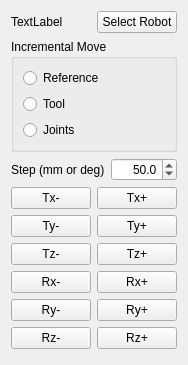
<?xml version="1.0" encoding="UTF-8"?>
<ui version="4.0">
 <class>FormRobotPilot</class>
 <widget class="QWidget" name="FormRobotPilot">
  <property name="geometry">
   <rect>
    <x>0</x>
    <y>0</y>
    <width>176</width>
    <height>360</height>
   </rect>
  </property>
  <property name="windowTitle">
   <string>Form</string>
  </property>
  <layout class="QVBoxLayout" name="verticalLayout_2">
   <item>
    <layout class="QHBoxLayout" name="horizontalLayout">
     <item>
      <widget class="QLabel" name="lblRobot">
       <property name="text">
        <string>TextLabel</string>
       </property>
      </widget>
     </item>
     <item>
      <widget class="QPushButton" name="btnSelectRobot">
       <property name="text">
        <string>Select Robot</string>
       </property>
      </widget>
     </item>
    </layout>
   </item>
   <item>
    <widget class="QGroupBox" name="groupBox_2">
     <property name="title">
      <string>Incremental Move</string>
     </property>
     <layout class="QVBoxLayout" name="verticalLayout">
      <item>
       <widget class="QRadioButton" name="radCartesianReference">
        <property name="text">
         <string>Reference</string>
        </property>
       </widget>
      </item>
      <item>
       <widget class="QRadioButton" name="radCartesianTool">
        <property name="text">
         <string>Tool</string>
        </property>
       </widget>
      </item>
      <item>
       <widget class="QRadioButton" name="radJoints">
        <property name="text">
         <string>Joints</string>
        </property>
       </widget>
      </item>
     </layout>
    </widget>
   </item>
   <item>
    <layout class="QHBoxLayout" name="horizontalLayout_4">
     <item>
      <widget class="QLabel" name="label_4">
       <property name="text">
        <string>Step (mm or deg)</string>
       </property>
      </widget>
     </item>
     <item>
      <widget class="QDoubleSpinBox" name="spnStep">
       <property name="alignment">
        <set>Qt::AlignRight|Qt::AlignTrailing|Qt::AlignVCenter</set>
       </property>
       <property name="decimals">
        <number>1</number>
       </property>
       <property name="maximum">
        <double>1000.000000000000000</double>
       </property>
       <property name="singleStep">
        <double>5.000000000000000</double>
       </property>
       <property name="value">
        <double>50.000000000000000</double>
       </property>
      </widget>
     </item>
    </layout>
   </item>
   <item>
    <layout class="QGridLayout" name="gridLayout">
     <item row="0" column="0">
      <widget class="QPushButton" name="btnTXn">
       <property name="text">
        <string>Tx-</string>
       </property>
      </widget>
     </item>
     <item row="0" column="1">
      <widget class="QPushButton" name="btnTXp">
       <property name="text">
        <string>Tx+</string>
       </property>
      </widget>
     </item>
     <item row="1" column="0">
      <widget class="QPushButton" name="btnTYn">
       <property name="text">
        <string>Ty-</string>
       </property>
      </widget>
     </item>
     <item row="1" column="1">
      <widget class="QPushButton" name="btnTYp">
       <property name="text">
        <string>Ty+</string>
       </property>
      </widget>
     </item>
     <item row="2" column="0">
      <widget class="QPushButton" name="btnTZn">
       <property name="text">
        <string>Tz-</string>
       </property>
      </widget>
     </item>
     <item row="2" column="1">
      <widget class="QPushButton" name="btnTZp">
       <property name="text">
        <string>Tz+</string>
       </property>
      </widget>
     </item>
     <item row="3" column="0">
      <widget class="QPushButton" name="btnRXn">
       <property name="text">
        <string>Rx-</string>
       </property>
      </widget>
     </item>
     <item row="3" column="1">
      <widget class="QPushButton" name="btnRXp">
       <property name="text">
        <string>Rx+</string>
       </property>
      </widget>
     </item>
     <item row="4" column="0">
      <widget class="QPushButton" name="btnRYn">
       <property name="text">
        <string>Ry-</string>
       </property>
      </widget>
     </item>
     <item row="4" column="1">
      <widget class="QPushButton" name="btnRYp">
       <property name="text">
        <string>Ry+</string>
       </property>
      </widget>
     </item>
     <item row="5" column="0">
      <widget class="QPushButton" name="btnRZn">
       <property name="text">
        <string>Rz-</string>
       </property>
      </widget>
     </item>
     <item row="5" column="1">
      <widget class="QPushButton" name="btnRZp">
       <property name="text">
        <string>Rz+</string>
       </property>
      </widget>
     </item>
    </layout>
   </item>
   <item>
    <spacer name="verticalSpacer">
     <property name="orientation">
      <enum>Qt::Vertical</enum>
     </property>
     <property name="sizeType">
      <enum>QSizePolicy::MinimumExpanding</enum>
     </property>
     <property name="sizeHint" stdset="0">
      <size>
       <width>20</width>
       <height>5</height>
      </size>
     </property>
    </spacer>
   </item>
  </layout>
 </widget>
 <resources/>
 <connections/>
</ui>
